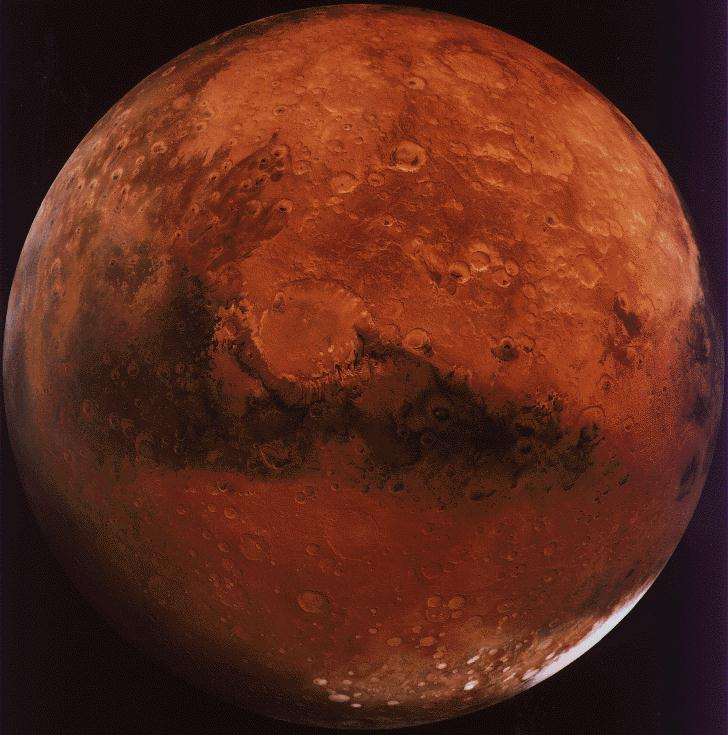
#> input picture MARS1.JPG, 728 x 735 px
$ python bw1.py
#> lines starting #> are read from the running program, lines starting #| are printed output that depends on the picture; after the words box and inside, x2 and y2 are one past the last pixel; in counts of white or black regions, pixels touching at a corner belong together
from PIL import Image

col = Image.open("MARS1.JPG")
#> col is the input picture: PIL image 728x735 RGB; mean R, G, B 93.2, 41.3, 27.1
gray = col.convert('L') 				# Converts image to grayscale
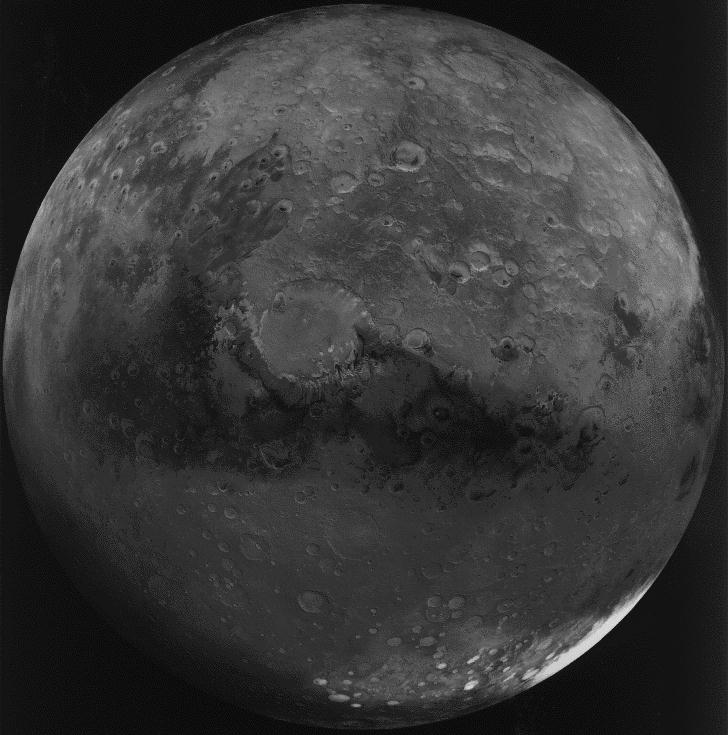
#> gray: PIL image 728x735 L; min 1, max 239, mean 55.2
bw = gray.point(lambda x: 0 if x<128 else 255, '1')	# Uses lambda function to convert image to b&w (128=255/2)
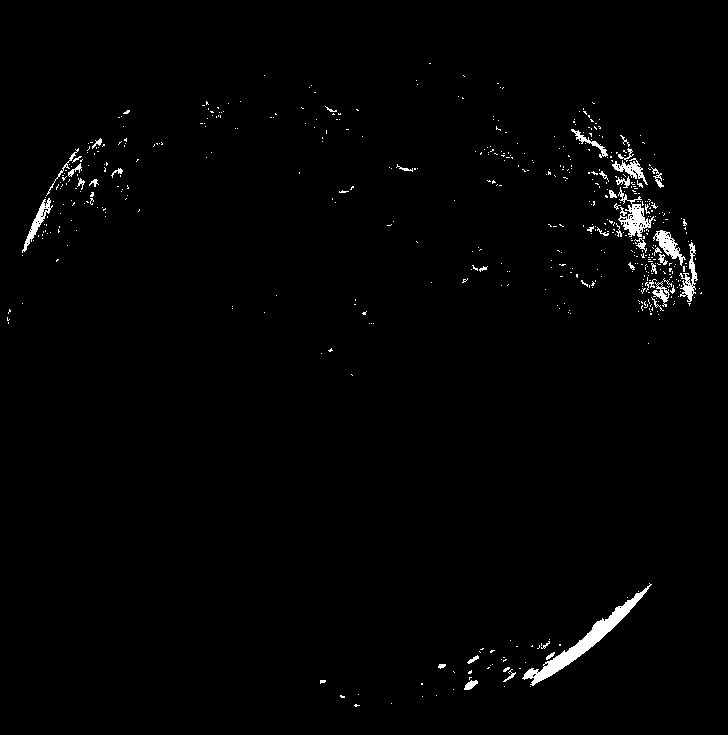
#> bw: PIL image 728x735 1; 1.3% white; 543 white regions (498 under 20 px), largest, box (x1, y1, x2, y2) and area: (522, 583, 652, 686) 1748, (618, 187, 654, 237) 631, (653, 230, 686, 266) 409
bw.save("bw1_Result.JPG")
bw.show()

$ run again, with rgb.png saved as MARS1.JPG
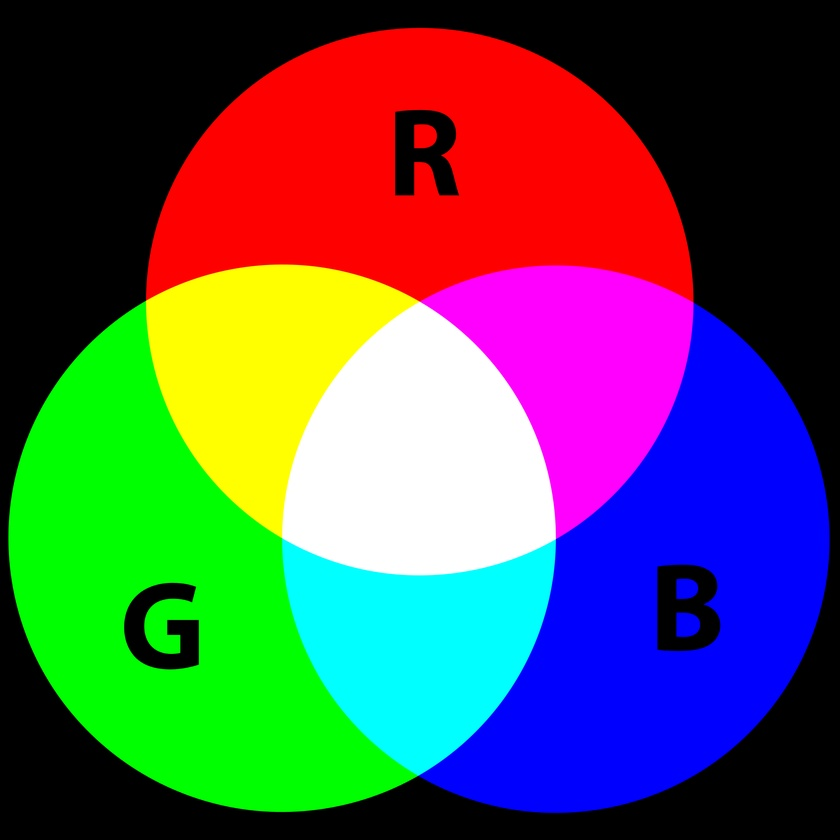
#> input picture rgb.png, 840 x 840 px, shrunk from 2000 x 2000 before the run
#> col is the input picture: PIL image 840x840 RGB; mean R, G, B 83.7, 83.8, 83.7
#> `gray = col.convert('L')`:
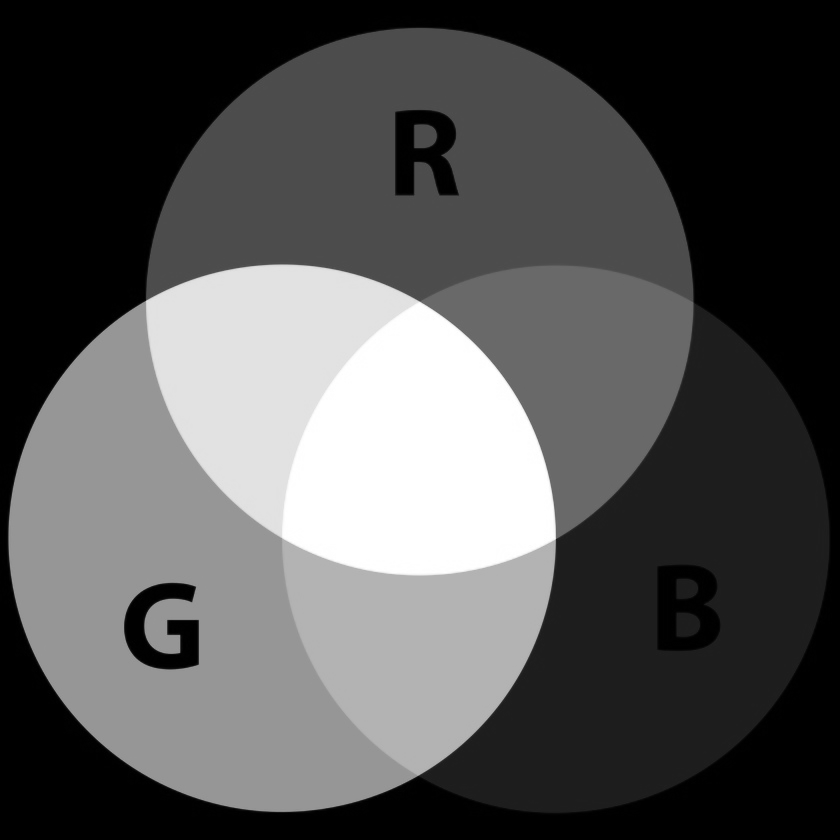
#> gray: PIL image 840x840 L; min 0, max 255, mean 83.8
#> `bw = gray.point(lambda x: 0 if x<128 else 255, '1')`:
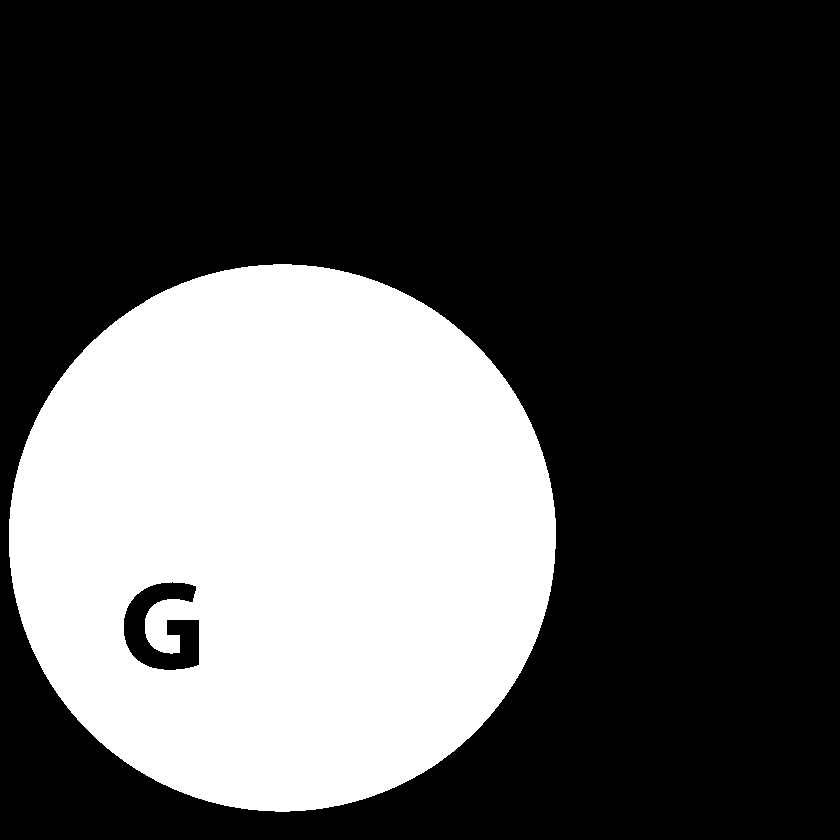
#> bw: PIL image 840x840 1; 32.8% white; 1 white region, box (x1, y1, x2, y2) and area: (9, 264, 556, 812) 231401
